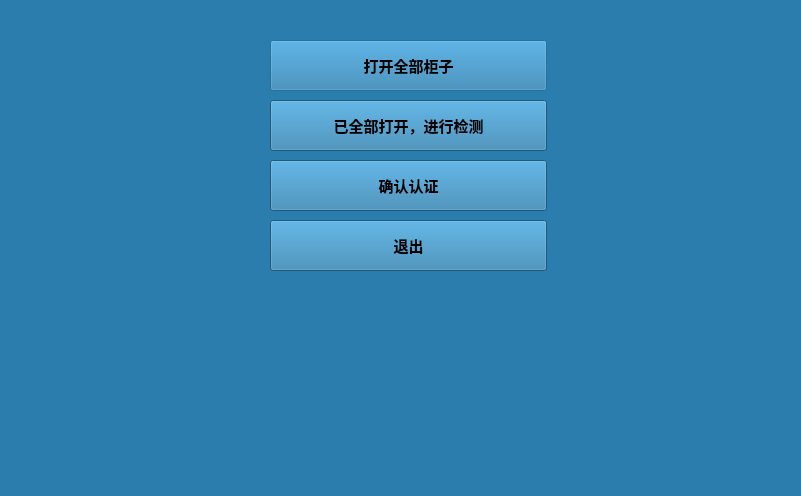
<?xml version="1.0" encoding="UTF-8"?>
<ui version="4.0">
 <class>CheckBoxsDialog</class>
 <widget class="QDialog" name="CheckBoxsDialog">
  <property name="geometry">
   <rect>
    <x>0</x>
    <y>0</y>
    <width>801</width>
    <height>496</height>
   </rect>
  </property>
  <property name="windowTitle">
   <string>Dialog</string>
  </property>
  <property name="styleSheet">
   <string notr="true">background-color: rgb(43, 125, 173);</string>
  </property>
  <widget class="QPushButton" name="OpenAllButton">
   <property name="geometry">
    <rect>
     <x>270</x>
     <y>40</y>
     <width>277</width>
     <height>51</height>
    </rect>
   </property>
   <property name="font">
    <font>
     <pointsize>11</pointsize>
     <weight>75</weight>
     <bold>true</bold>
    </font>
   </property>
   <property name="text">
    <string>打开全部柜子</string>
   </property>
  </widget>
  <widget class="QPushButton" name="ChekedButton">
   <property name="geometry">
    <rect>
     <x>270</x>
     <y>100</y>
     <width>277</width>
     <height>51</height>
    </rect>
   </property>
   <property name="font">
    <font>
     <pointsize>11</pointsize>
     <weight>75</weight>
     <bold>true</bold>
    </font>
   </property>
   <property name="text">
    <string>已全部打开，进行检测</string>
   </property>
  </widget>
  <widget class="QPushButton" name="AuthenButton">
   <property name="geometry">
    <rect>
     <x>270</x>
     <y>160</y>
     <width>277</width>
     <height>51</height>
    </rect>
   </property>
   <property name="font">
    <font>
     <pointsize>11</pointsize>
     <weight>75</weight>
     <bold>true</bold>
    </font>
   </property>
   <property name="text">
    <string>确认认证</string>
   </property>
  </widget>
  <widget class="QPushButton" name="ExitButton">
   <property name="geometry">
    <rect>
     <x>270</x>
     <y>220</y>
     <width>277</width>
     <height>51</height>
    </rect>
   </property>
   <property name="font">
    <font>
     <pointsize>11</pointsize>
     <weight>75</weight>
     <bold>true</bold>
    </font>
   </property>
   <property name="text">
    <string>退出</string>
   </property>
  </widget>
 </widget>
 <resources/>
 <connections>
  <connection>
   <sender>ExitButton</sender>
   <signal>clicked()</signal>
   <receiver>CheckBoxsDialog</receiver>
   <slot>close()</slot>
   <hints>
    <hint type="sourcelabel">
     <x>438</x>
     <y>439</y>
    </hint>
    <hint type="destinationlabel">
     <x>400</x>
     <y>247</y>
    </hint>
   </hints>
  </connection>
 </connections>
</ui>
